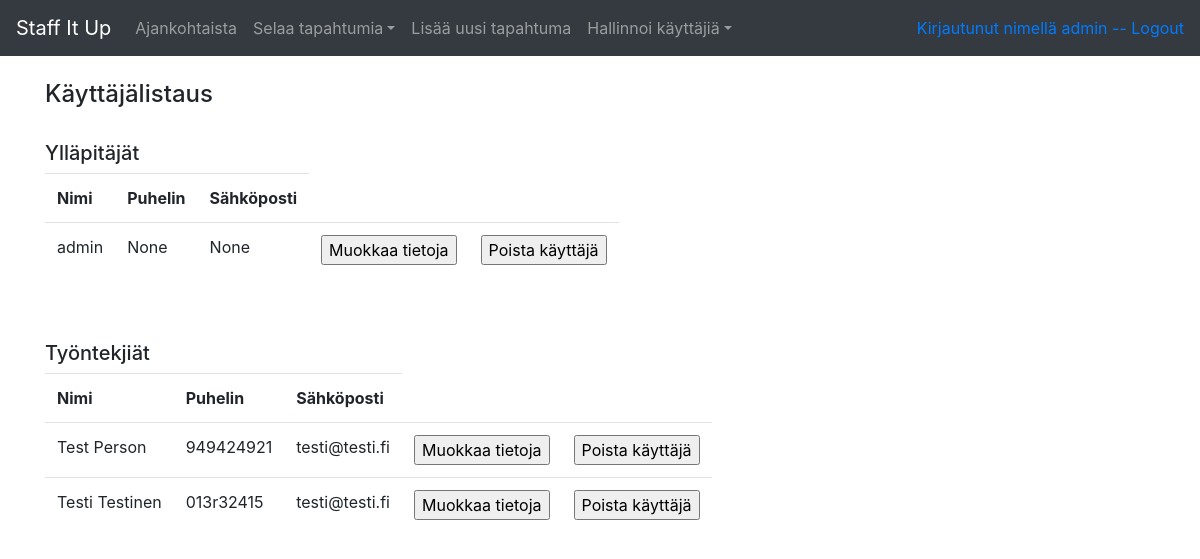
Screenshot of /admin/auth/users (signed in) with the database file from the repository.
### application/auth/models.py (models this page shows, shortened)
class User(db.Model):
    __tablename__ = "account"
    id = db.Column(db.Integer, primary_key=True)
    date_created = db.Column(db.DateTime, default=db.func.current_timestamp())
    date_modified = db.Column(db.DateTime, default=db.func.current_timestamp(),
                              onupdate=db.func.current_timestamp())
    name = db.Column(db.String(144), nullable=False)
    username = db.Column(db.String(20), nullable=False)
    password = db.Column(db.String(30), nullable=False)
    email = db.Column(db.String(144))
    phone = db.Column(db.String(20))
    roles = db.relationship("Role", secondary="account_role")
    registrations = db.relationship("AssignmentRegistration", backref='account', lazy=True)
    def is_authenticated(self):
        return True
    def role_ok(self, role):
        for user_role in self.roles:
                    if user_role.name == role:
                        return True

### application/auth/views.py (the view)
@app.route("/admin/auth/users")
@login_required(role="admin")
def list_users():
    users = User.query.order_by(User.name).all()
    return render_template("admin/auth/list.html", users=users)

### application/__init__.py (called while the page is built)
@login_manager.user_loader
def load_user(user_id):
    return User.query.get(user_id)

### application/templates/admin/auth/list.html
{% extends "layout.html" %}
{% block body %}
<h4>Käyttäjälistaus</h4><br>
<h5>Ylläpitäjät</h5>
  <table class="table" style="width:auto;">
    <tr>
      <th>Nimi</th>
      <th>Puhelin</th>
      <th>Sähköposti</th>
    </tr>
    {% for user in users %}
    {% if user.role_ok("admin") %}
    <tr>
      <td>
        {{ user.name }}
      </td>
      <td>{{ user.phone }}</td>
      <td>{{ user.email }}</td>
      <td>
	      <form method="GET" action="{{ url_for('user_update', user_id=user.id) }}">
	        <input type="submit" value="Muokkaa tietoja"/>
	      </form>
      </td>
      <td>
        <form method="POST" action="{{ url_for('user_delete', user_id=user.id) }}" onclick="return confirm('Haluatko varmasti poistaa käyttäjän?')">
	        <input type="submit" value="Poista käyttäjä"/>
	      </form>
      </td>
      {% endif %}
      {% endfor %}
    </tr>
  </table><br><br>
  <h5>Työntekjiät</h5>
  <table class="table" style="width:auto;">
    <tr>
      <th>Nimi</th>
      <th>Puhelin</th>
      <th>Sähköposti</th>
    </tr>
    {% for user in users %}
    {% if user.role_ok("user") %}
    <tr>
      <td>
        {{ user.name }}
      </td>
      <td>{{ user.phone }}</td>
      <td>{{ user.email }}</td>
      <td>
        <form method="GET" action="{{ url_for('user_update', user_id=user.id) }}">
          <input type="submit" value="Muokkaa tietoja"/>
        </form>
      </td>
      <td>
        <form method="POST" action="{{ url_for('user_delete', user_id=user.id) }}" onclick="return confirm('Haluatko varmasti poistaa käyttäjän?')">
	        <input type="submit" value="Poista käyttäjä"/>
	      </form>
      </td>
      {% endif %}
      {% endfor %}
    </tr>
  </table>
{% endblock %}

### application/templates/layout.html (shortened to what this page needs)
<!DOCTYPE html>
  <html>
    <head>
      <link rel="stylesheet" href="https://maxcdn.bootstrapcdn.com/bootstrap/4.0.0/css/bootstrap.min.css">
    </head>
    <body>
      <nav class="navbar navbar-expand-md navbar-dark bg-dark mb-4">
        <a class="navbar-brand" href="{{ url_for('index') }} ">Staff It Up</a>
	        <div class="collapse navbar-collapse" id="navbarCollapse">
            <ul class="navbar-nav mr-auto">
              {% if current_user.is_authenticated and current_user.role_ok("admin")  %}
              <li class="nav-item">
                <a class="nav-link" href="{{ url_for('index') }} ">Ajankohtaista</a>
              </li>
              <li class="nav-item dropdown">
                <a class="nav-link dropdown-toggle" href="#" id="navbarDropdown" role="button" data-toggle="dropdown" aria-haspopup="true" aria-expanded="false">
                  Selaa tapahtumia</a>
              </li
              <li class="nav-item">
                <a class="nav-link" href="{{ url_for('events_form') }} ">Lisää uusi tapahtuma</a>
              <li class="nav-item dropdown">
                <a class="nav-link dropdown-toggle" href="#" id="navbarDropdown" role="button" data-toggle="dropdown" aria-haspopup="true" aria-expanded="false">
                  Hallinnoi käyttäjiä</a>
              </li
              {% endif %}
            </ul>
          </div>
          <div class="form-inline mt-2 mt-md-0">
            {% if current_user.is_authenticated %}
            <a href="{{ url_for('auth_logout') }}">Kirjautunut nimellä {{ current_user.name }} -- Logout</a>
            {% endif %}
          </div>
        </nav>
        <main role="main" class="container">
	      {% block body %}{% endblock %}
      </main>
    </body>
  </html>

### rows the page displays
User: name "admin", phone "None", email "None"
User: name "Test Person", phone "949424921", email "testi@testi.fi"
User: name "Testi Testinen", phone "013r32415", email "testi@testi.fi"
